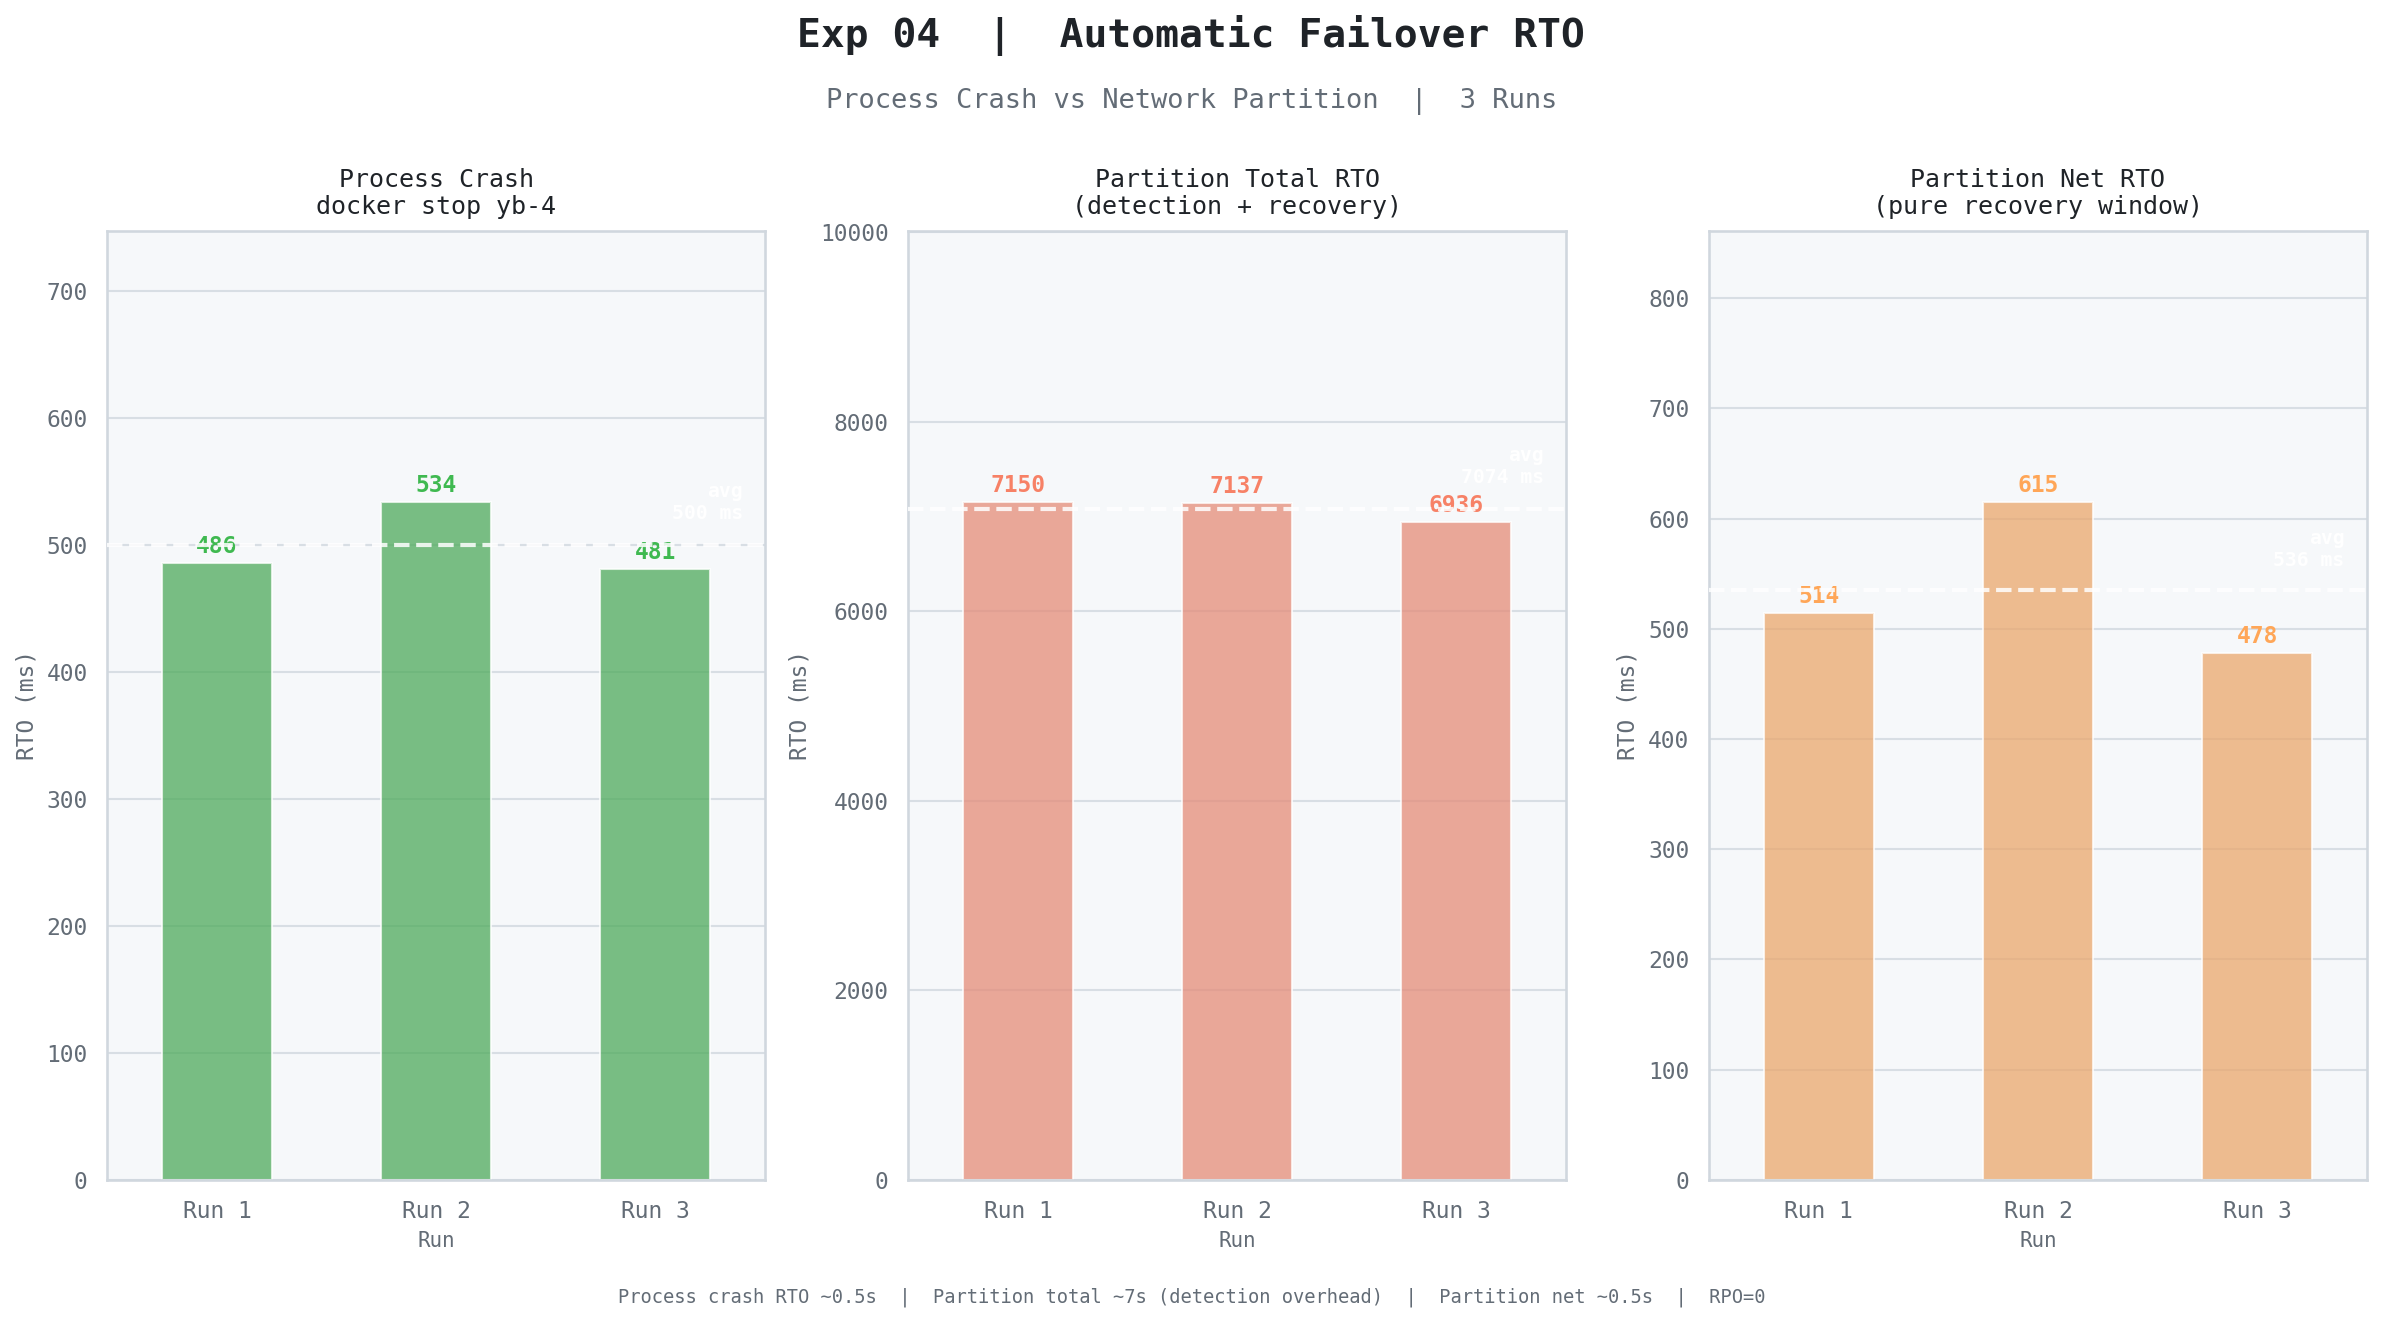

Here is the Python script that generated this plot:
"""Exp 04 — Automatic Failover RTO"""
import seaborn as sns
import matplotlib.pyplot as plt
import pandas as pd
import numpy as np

BG, PANEL = '#ffffff', '#f6f8fa'
TEXT, MUTED, BORDER = '#1f2328', '#636c76', '#d0d7de'
GREEN, RED, ORANGE = '#3fb950', '#f78166', '#ffa657'

RC = {
    'axes.facecolor': PANEL, 'figure.facecolor': BG,
    'axes.edgecolor': BORDER, 'grid.color': '#d8dee4',
    'text.color': TEXT, 'axes.labelcolor': MUTED,
    'xtick.color': MUTED, 'ytick.color': MUTED,
    'legend.facecolor': PANEL, 'legend.edgecolor': BORDER,
    'legend.labelcolor': TEXT, 'axes.unicode_minus': False,
    'font.family': 'monospace', 'font.size': 11,
}
sns.set_theme(style='darkgrid', rc=RC)

records = []
run_ids = ['Run 1', 'Run 2', 'Run 3']
docker  = [486, 534, 481]
ipt_tot = [7150, 7137, 6936]
ipt_net = [514, 615, 478]

for run, d, it, in_ in zip(run_ids, docker, ipt_tot, ipt_net):
    records += [
        {'Run': run, 'RTO (ms)': d,   'Scenario': 'docker stop\n(process crash)'},
        {'Run': run, 'RTO (ms)': it,  'Scenario': 'iptables total\n(incl. detection)'},
        {'Run': run, 'RTO (ms)': in_, 'Scenario': 'iptables net\n(recovery only)'},
    ]
df = pd.DataFrame(records)

fig, axes = plt.subplots(1, 3, figsize=(16, 9), facecolor=BG)
fig.text(0.5, 0.96, 'Exp 04  |  Automatic Failover RTO',
         ha='center', fontsize=19, fontweight='bold', color=TEXT)
fig.text(0.5, 0.915, 'Process Crash vs Network Partition  |  3 Runs',
         ha='center', fontsize=13, color=MUTED)

scenarios = [
    ('docker stop\n(process crash)',      docker,   GREEN,  'Process Crash\ndocker stop yb-4'),
    ('iptables total\n(incl. detection)', ipt_tot,  RED,    'Partition Total RTO\n(detection + recovery)'),
    ('iptables net\n(recovery only)',     ipt_net,  ORANGE, 'Partition Net RTO\n(pure recovery window)'),
]

for ax, (scen, vals, color, title) in zip(axes, scenarios):
    ax.set_facecolor(PANEL)
    for sp in ax.spines.values(): sp.set_edgecolor(BORDER)
    sub = df[df['Scenario'] == scen].copy()
    sns.barplot(data=sub, x='Run', y='RTO (ms)', ax=ax,
                color=color, alpha=0.75, errorbar=None, width=0.5)
    avg = np.mean(vals)
    ax.axhline(avg, color='white', lw=2, ls='--', alpha=0.85, zorder=5)
    ax.text(2.4, avg * 1.04, f'avg\n{avg:.0f} ms', ha='right', fontsize=9.5,
            color='white', fontweight='bold')
    for p, v in zip(ax.patches, vals):
        ax.text(p.get_x() + p.get_width() / 2, p.get_height() + max(vals) * 0.015,
                f'{v}', ha='center', fontsize=11, color=color, fontweight='bold')
    ax.set_ylim(0, max(vals) * 1.4)
    ax.set_xlabel('Run', color=MUTED, fontsize=10)
    ax.set_ylabel('RTO (ms)', color=MUTED, fontsize=11)
    ax.set_title(title, color=TEXT, fontsize=12, pad=8)

fig.text(0.5, 0.03,
    'Process crash RTO ~0.5s  |  Partition total ~7s (detection overhead)  |  Partition net ~0.5s  |  RPO=0',
    ha='center', fontsize=9, color=MUTED)

plt.tight_layout(rect=[0, 0.05, 1, 0.89])
plt.savefig('phase4_failover_rto_light.png', dpi=150, bbox_inches='tight', facecolor=BG)
plt.show()
print("Saved: phase4_failover_rto_light.png")
